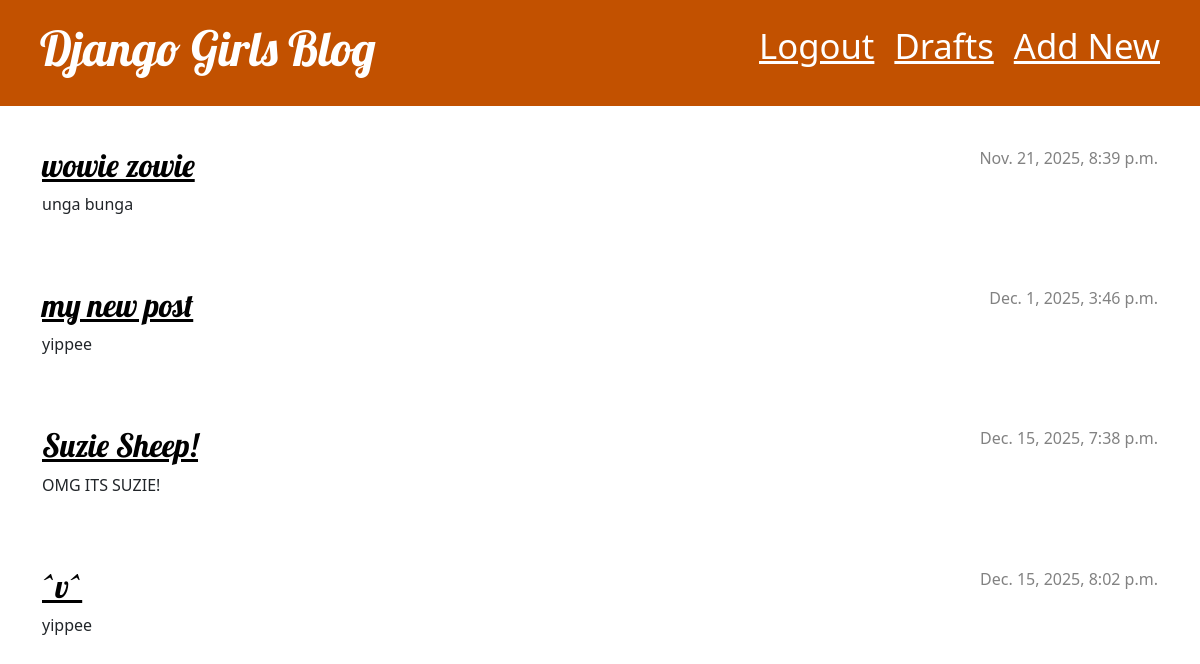
The app's page / (signed in) with its own data.
### blog/models.py (models this page shows, shortened)
class Post(models.Model):
    author = models.ForeignKey(settings.AUTH_USER_MODEL, on_delete=models.CASCADE)
    title = models.CharField(max_length=200)
    text = models.TextField()
    created_date = models.DateTimeField(default=timezone.now)
    published_date = models.DateTimeField(blank=True, null=True)

### blog/views.py (the view)
# urls.py: path('', views.post_list, name="post_list"),
def post_list(request):
    posts = Post.objects.filter(published_date__lte=timezone.now()).order_by('published_date')
    return render(request, 'blog/post_list.html', { 'posts' : posts })

### blog/templates/blog/post_list.html
{% extends 'blog/base.html' %}
{% block content %}
    {% for post in posts %}
        <article class="post">
            <time class="date">{{ post.published_date }}</time>
            <h2><a href="{% url 'post_detail' pk=post.pk %}">{{ post.title }}</a></h2>
            <p>{{ post.text|linebreaksbr }}</p>
        </article>
    {% endfor %}
{% endblock %}

### blog/static/css/blog.css (style rules this page uses)
h1, h2, h3, h4 { font-family: 'Lobster'; }
.date { color: #828282; }
.post { margin-bottom: 70px; }
.post h2 a, .post h2 a:visited { color: #000000; }
.post > .date, .post > .actions { float: right; }

### records on screen
Post: published_date "Nov. 21, 2025, 8:39 p.m.", title "wowie zowie", text "unga bunga"
Post: published_date "Dec. 1, 2025, 3:46 p.m.", title "my new post", text "yippee"
Post: published_date "Dec. 15, 2025, 7:38 p.m.", title "Suzie Sheep!", text "OMG ITS SUZIE!"
Post: published_date "Dec. 15, 2025, 8:02 p.m.", title "^v^", text "yippee"
